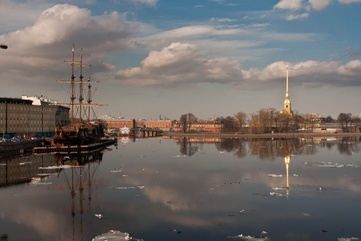
#> input picture image-stiching/imgs/boat/01.jpg, 361 x 241 px, shrunk from 3888 x 2592 before the run
$ python image-stiching.py
#> lines starting #> are read from the running program, lines starting #| are printed output that depends on the picture; after the words box and inside, x2 and y2 are one past the last pixel; in counts of white or black regions, pixels touching at a corner belong together
import cv2
import numpy as np
import matplotlib.pyplot as plt
import glob
import os

# 이미지 폴더 및 파일 설정
IMG_NAME = 'boat'  # 사용할 이미지 폴더명
IMG_DIR = os.path.join('imgs', IMG_NAME)
RESULT_PATH = os.path.join(IMG_DIR, 'result.jpg')
RESULT_CROP_PATH = os.path.join(IMG_DIR, 'result_crop.jpg')

# 이미지 파일 리스트 불러오기
img_list = []
for ext in ('0*.gif', '0*.png', '0*.jpg'):
    img_list.extend(glob.glob(os.path.join(IMG_DIR, ext)))

img_list = sorted(img_list)
print("Loaded images:", img_list)

# 이미지 로드
imgs = []
plt.figure(figsize=(20, 20))
for i, img_path in enumerate(img_list):
    img = cv2.imread(img_path)
#> img is the input picture: shape (241, 361, 3); mean B, G, R 104, 106.6, 111.8
    imgs.append(img)
    plt.subplot(len(img_list) // 3 + 1, 3, i + 1)
    plt.imshow(cv2.cvtColor(img, cv2.COLOR_BGR2RGB))
plt.show()
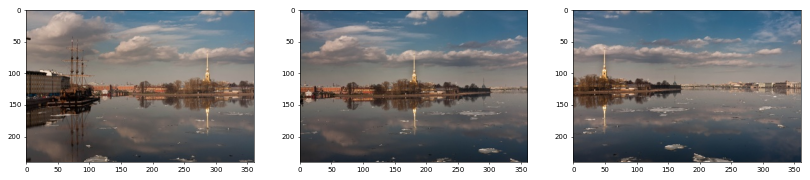
#> figure drawn by matplotlib, 3 panels

# 스티칭 모드 설정
mode = cv2.Stitcher_PANORAMA

# OpenCV 버전에 따른 Stitcher 생성
if int(cv2.__version__[0]) == 3:
    stitcher = cv2.createStitcher()
else:
    stitcher = cv2.Stitcher_create()

# 이미지 스티칭
status, stitched = stitcher.stitch(imgs)
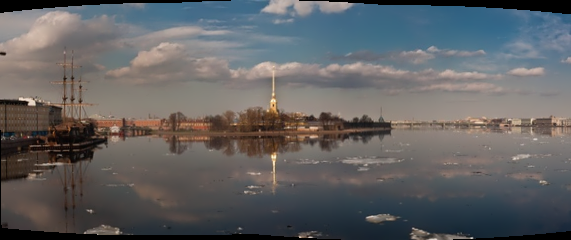
#> stitched: shape (240, 571, 3); mean of channels 0, 1, 2 98.8, 97.6, 97.6; drawn as B, G, R
#> status = 0
if status == 0:
    cv2.imwrite(RESULT_PATH, stitched)

    plt.figure(figsize=(20, 20))
    plt.imshow(cv2.cvtColor(stitched, cv2.COLOR_BGR2RGB))
    plt.title("Stitched Image")
    plt.show()
else:
    print("Stitching failed. Error code:", status)
    exit()

# 그레이스케일 변환 및 이진화
gray = cv2.cvtColor(stitched, cv2.COLOR_BGR2GRAY)
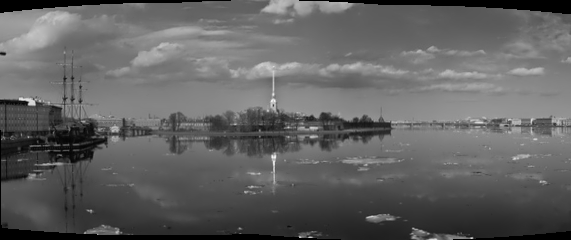
#> gray: shape (240, 571); min 0, max 242, mean 97.7
thresh = cv2.bitwise_not(cv2.threshold(gray, 0, 255, cv2.THRESH_BINARY)[1])
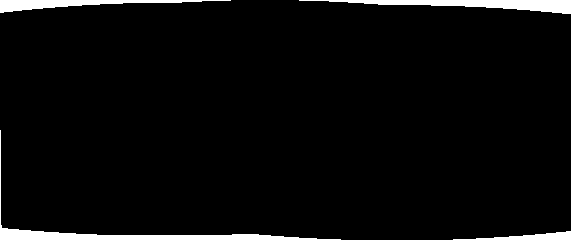
#> thresh: shape (240, 571); 3.9% white; 4 white regions, box (x1, y1, x2, y2) and area: (0, 130, 341, 240) 1974, (299, 0, 571, 14) 1689, (0, 0, 231, 13) 1157, (453, 231, 571, 240) 481
thresh = cv2.medianBlur(thresh, 5)
#> thresh: shape (240, 571); 3.9% white; 4 white regions, box (x1, y1, x2, y2) and area: (0, 132, 339, 240) 1972, (301, 0, 571, 14) 1687, (0, 0, 229, 13) 1155, (455, 231, 571, 240) 479

plt.figure(figsize=(20, 20))
plt.imshow(thresh, cmap='gray')
plt.title("Threshold Image")
plt.show()

# 이미지 크롭
stitched_copy = stitched.copy()
thresh_copy = thresh.copy()
while np.sum(thresh_copy) > 0:
    thresh_copy = thresh_copy[1:-1, 1:-1]
    stitched_copy = stitched_copy[1:-1, 1:-1]
#> this loop made 13 passes
#> pass 1, `thresh_copy = thresh_copy[1:-1, 1:-1]`:
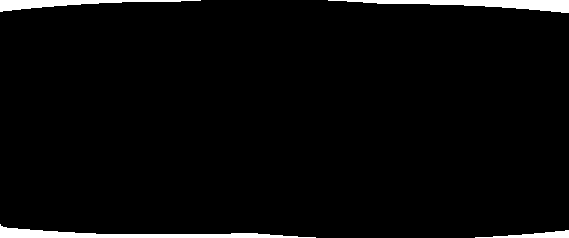
#> thresh_copy: shape (238, 569); 3.1% white; 4 white regions, box (x1, y1, x2, y2) and area: (0, 224, 316, 238) 1526, (328, 0, 569, 13) 1404, (0, 0, 201, 12) 914, (475, 230, 569, 238) 355
#> pass 1, `stitched_copy = stitched_copy[1:-1, 1:-1]`:
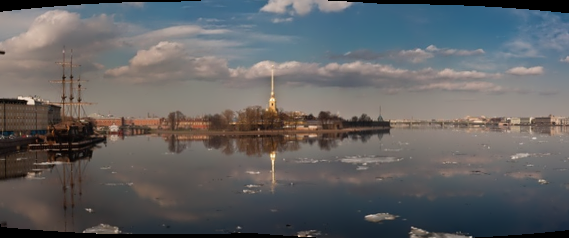
#> stitched_copy: shape (238, 569, 3); mean of channels 0, 1, 2 99.6, 98.4, 98.4; drawn as B, G, R
#> after the loop:
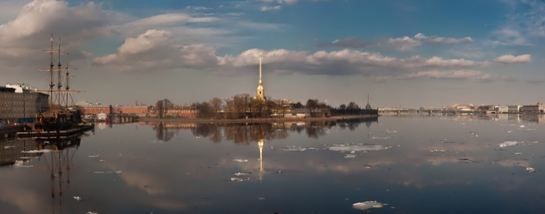
#> stitched_copy: shape (214, 545, 3); mean of channels 0, 1, 2 103.3, 103, 104.2; drawn as B, G, R
#> after the loop: thresh_copy: shape (214, 545); every value is 0

cv2.imwrite(RESULT_CROP_PATH, stitched_copy)

plt.figure(figsize=(20, 20))
plt.imshow(cv2.cvtColor(stitched_copy, cv2.COLOR_BGR2RGB))
plt.title("Cropped Stitched Image")
plt.show()

print(f"Saved stitched image: {RESULT_PATH}")
print(f"Saved cropped image: {RESULT_CROP_PATH}")
